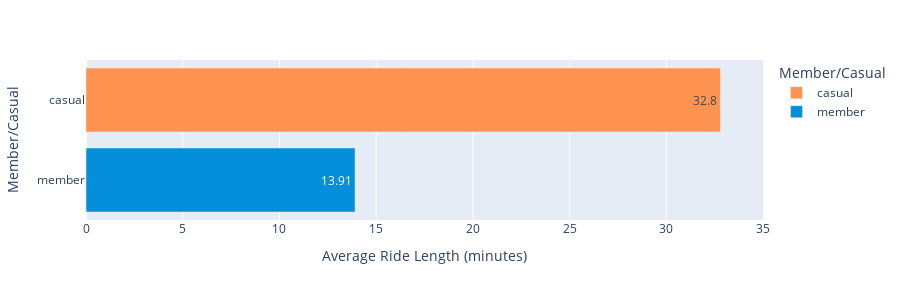

Notebook source saved alongside this figure:
### Code cell
fig_4 = round(df.groupby('member_casual', as_index=False).mean(),2)

px.bar(fig_4, y = 'member_casual', x = 'ride_length', range_x = [0,35],
        color = 'member_casual', 
        height = 300,
        text = 'ride_length', 
        labels = {'ride_length': 'Average Ride Length (minutes)', 'member_casual': 'Member/Casual'},
        hover_name = 'member_casual', hover_data = {'member_casual': False, 'ride_length': True}, 
        color_discrete_map = {'casual': '#FF934F', 'member': '#058ED9'})

### Figure 1 — Plotly figure (JSON) as saved in the notebook; plotly's stock layout.template omitted (floating-point values rounded to 4 significant figures)
{"data": [{"alignmentgroup": "True", "hovertemplate": "<b>%{hovertext}</b><br><br>Average Ride Length (minutes)=%{text}<extra></extra>", "hovertext": ["casual"], "legendgroup": "casual", "marker": {"color": "#FF934F", "pattern": {"shape": ""}}, "name": "casual", "offsetgroup": "casual", "orientation": "h", "showlegend": true, "text": [32.8], "textposition": "auto", "type": "bar", "x": [32.8], "xaxis": "x", "y": ["casual"], "yaxis": "y"}, {"alignmentgroup": "True", "hovertemplate": "<b>%{hovertext}</b><br><br>Average Ride Length (minutes)=%{text}<extra></extra>", "hovertext": ["member"], "legendgroup": "member", "marker": {"color": "#058ED9", "pattern": {"shape": ""}}, "name": "member", "offsetgroup": "member", "orientation": "h", "showlegend": true, "text": [13.91], "textposition": "auto", "type": "bar", "x": [13.91], "xaxis": "x", "y": ["member"], "yaxis": "y"}], "layout": {"barmode": "relative", "height": 300, "legend": {"title": {"text": "Member/Casual"}, "tracegroupgap": 0}, "margin": {"t": 60}, "xaxis": {"anchor": "y", "domain": [0, 1], "range": [0, 35], "title": {"text": "Average Ride Length (minutes)"}}, "yaxis": {"anchor": "x", "categoryarray": ["member", "casual"], "categoryorder": "array", "domain": [0, 1], "title": {"text": "Member/Casual"}}}}
